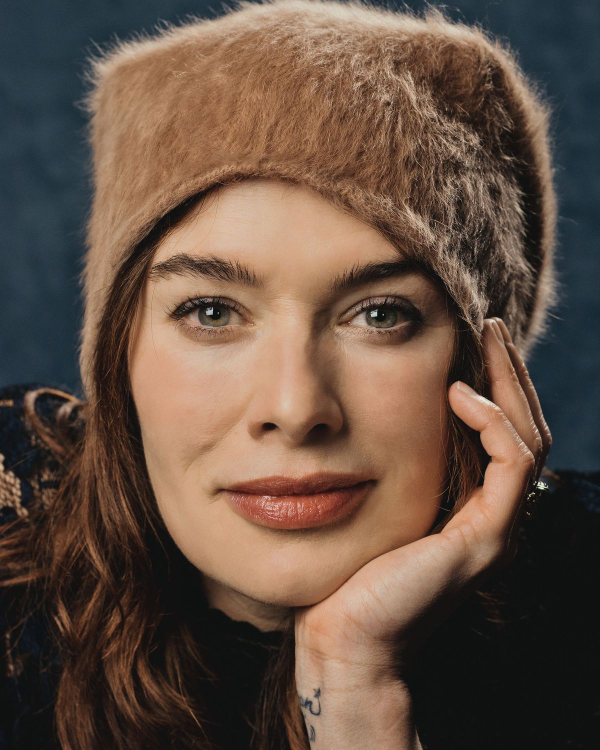
#> input picture OpenCVPython/Resources/Lena Headey.jpg, 1200 x 1500 px, given in place of the camera (shown at 1/2 size)
$ python 'Color Picker.py'
#> lines starting #> are read from the running program, lines starting #| are printed output that depends on the picture; after the words box and inside, x2 and y2 are one past the last pixel; in counts of white or black regions, pixels touching at a corner belong together
# [49 lines of commented-out code are left out]

import cv2
import numpy as np

frameWidth = 320
frameHeight = 240
cap = cv2.VideoCapture(0)
cap.set(3, frameWidth)
cap.set(4, frameHeight)


def empty(a):
    pass


cv2.namedWindow("HSV")
cv2.resizeWindow("HSV", 640, 240)
cv2.createTrackbar("HUE Min", "HSV", 0, 179, empty)
#> slider 'HUE Min' is set to 35
cv2.createTrackbar("HUE Max", "HSV", 179, 179, empty)
cv2.createTrackbar("SAT Min", "HSV", 0, 255, empty)
#> slider 'SAT Min' is set to 51
cv2.createTrackbar("SAT Max", "HSV", 255, 255, empty)
cv2.createTrackbar("VALUE Min", "HSV", 0, 255, empty)
#> slider 'VALUE Min' is set to 51
cv2.createTrackbar("VALUE Max", "HSV", 255, 255, empty)

while True:
    success, img = cap.read()
#> img is the input picture: shape (1500, 1200, 3); mean B, G, R 66.7, 79.9, 100.3
    # cv2.imshow("test image", img)
    # if cv2.waitKey(1) & 0xFF == ord('q'):
    #     break

    imgHsv = cv2.cvtColor(img, cv2.COLOR_BGR2HSV)
#> imgHsv: shape (1500, 1200, 3); mean H, S, V 34.5, 98.3, 104.8
    h_min = cv2.getTrackbarPos("HUE Min", "HSV")
    h_max = cv2.getTrackbarPos("HUE Max", "HSV")
    s_min = cv2.getTrackbarPos("SAT Min", "HSV")
    s_max = cv2.getTrackbarPos("SAT Max", "HSV")
    v_min = cv2.getTrackbarPos("VALUE Min", "HSV")
    v_max = cv2.getTrackbarPos("VALUE Max", "HSV")
    print(h_min)
    lower = np.array([h_min, s_min, v_min])
    upper = np.array([h_max, s_max, v_max])
    mask = cv2.inRange(imgHsv, lower, upper)
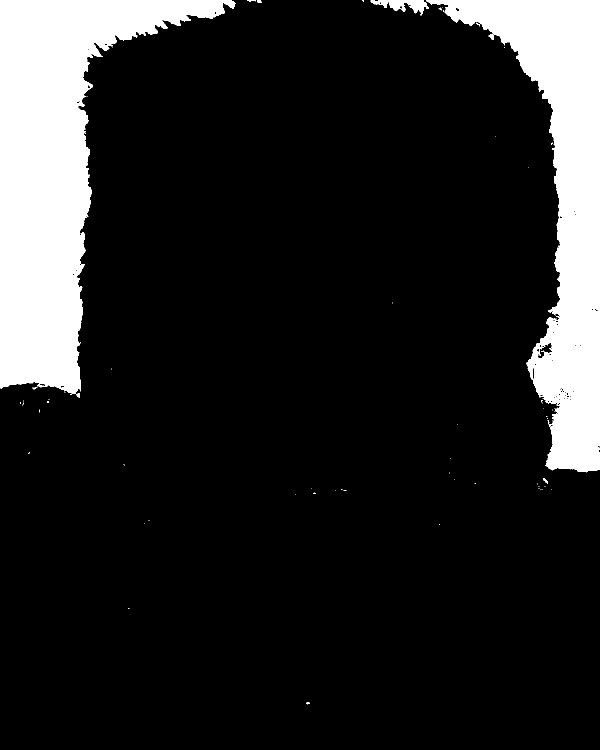
#> mask: shape (1500, 1200) (shown at 1/2 size); 14.5% white; 81 white regions (71 under 20 px), largest, box (x1, y1, x2, y2) and area: (0, 0, 472, 788) 147761, (853, 0, 1200, 945) 111308, (741, 0, 858, 31) 1631
    result = cv2.bitwise_and(img, img, mask=mask)
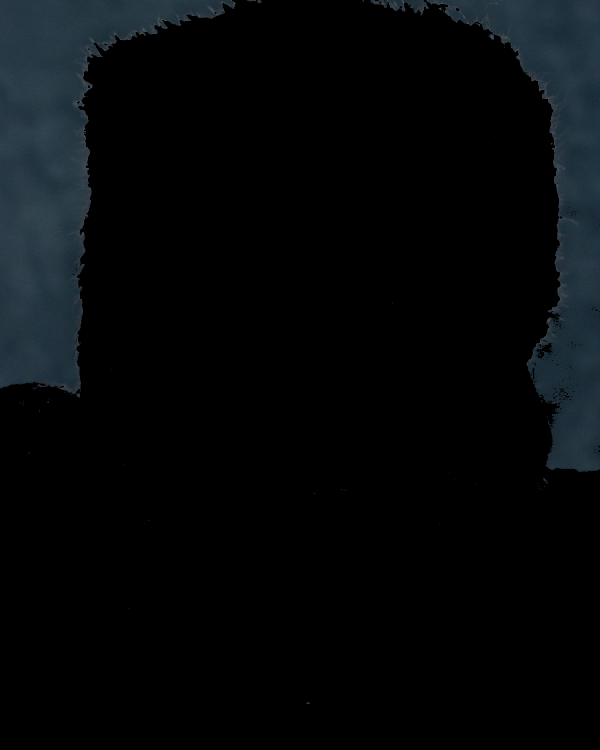
#> result: shape (1500, 1200, 3) (shown at 1/2 size); mean B, G, R 9.4, 7.8, 5.4
    mask = cv2.cvtColor(mask, cv2.COLOR_GRAY2BGR)
    hStack = np.hstack([img, mask, result])
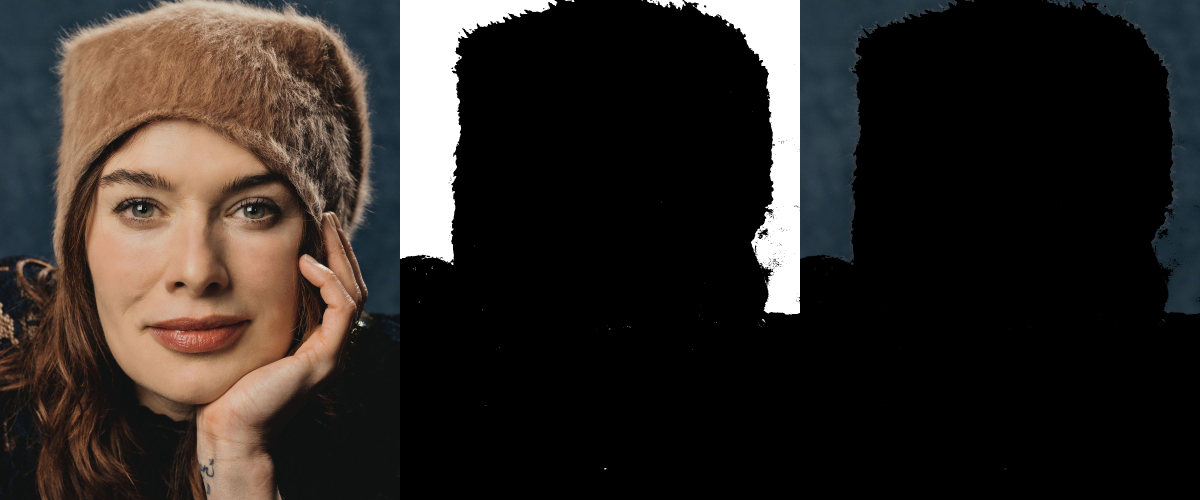
#> hStack: shape (1500, 3600, 3) (shown at 1/3 size); mean B, G, R 37.7, 41.6, 47.6
    cv2.imshow('Horizontal Stacking', hStack)
    if cv2.waitKey(1) & 0xFF == ord('q'):
#> (key q is pressed here)
        break

cap.release()
cv2.destroyAllWindows()
